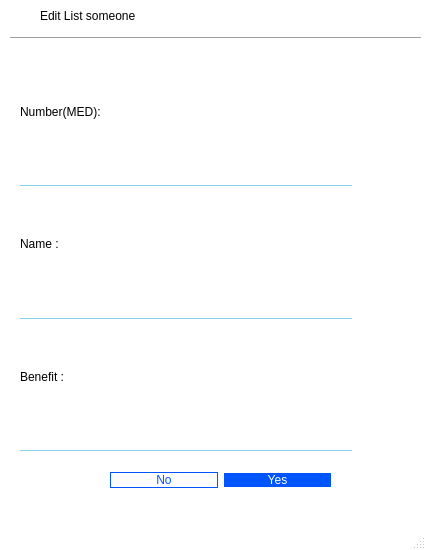
<?xml version="1.0" encoding="UTF-8"?>
<ui version="4.0">
 <class>UpdateMed</class>
 <widget class="QMainWindow" name="UpdateMed">
  <property name="geometry">
   <rect>
    <x>0</x>
    <y>0</y>
    <width>426</width>
    <height>550</height>
   </rect>
  </property>
  <property name="windowTitle">
   <string>MainWindow</string>
  </property>
  <property name="styleSheet">
   <string notr="true">QMainWindow
{
	background-color: rgb(255, 255, 255);
}</string>
  </property>
  <widget class="QWidget" name="centralwidget">
   <widget class="QLabel" name="label_4">
    <property name="geometry">
     <rect>
      <x>40</x>
      <y>0</y>
      <width>361</width>
      <height>31</height>
     </rect>
    </property>
    <property name="styleSheet">
     <string notr="true">font: 16pt &quot;Snap ITC&quot;;</string>
    </property>
    <property name="text">
     <string>Edit List someone</string>
    </property>
   </widget>
   <widget class="Line" name="line">
    <property name="geometry">
     <rect>
      <x>10</x>
      <y>30</y>
      <width>411</width>
      <height>16</height>
     </rect>
    </property>
    <property name="orientation">
     <enum>Qt::Horizontal</enum>
    </property>
   </widget>
   <widget class="QWidget" name="horizontalLayoutWidget">
    <property name="geometry">
     <rect>
      <x>110</x>
      <y>460</y>
      <width>221</width>
      <height>41</height>
     </rect>
    </property>
    <layout class="QHBoxLayout" name="horizontalLayout">
     <item>
      <widget class="QPushButton" name="pushButton">
       <property name="cursor">
        <cursorShape>PointingHandCursor</cursorShape>
       </property>
       <property name="styleSheet">
        <string notr="true">QPushButton
{
font: 16pt &quot;Snap ITC&quot;;
}
QPushButton
{
	font: 16pt &quot;Snap ITC&quot;;

	background-color: rgb(255, 255, 255);
	color:rgb(0, 85, 255) ;
	border-color: rgb(0,85,255);
	border-style: solid 5px;
	border : 1px solid rgb(0,85,255);
	border-radius: 10px;
}
QPushButton:hover
{
border : 2px solid rgb(0,0,255);
color : rgb(0, 0, 255);
}
</string>
       </property>
       <property name="text">
        <string>No</string>
       </property>
      </widget>
     </item>
     <item>
      <widget class="QPushButton" name="pushButton_3">
       <property name="cursor">
        <cursorShape>PointingHandCursor</cursorShape>
       </property>
       <property name="styleSheet">
        <string notr="true">QPushButton
{
font: 16pt &quot;Snap ITC&quot;;
}
QPushButton
{
	/*font: 16pt &quot;Snap ITC&quot;;*/
}
QPushButton
{
	color: rgb(255, 255, 255);
	background-color: rgb(0, 85, 255) ;
	border-radius: 10px;
	font: 14pt &quot;Snap ITC&quot;;
}
QPushButton:hover
{
	/*background-color: rgb(255, 0, 127);*/
	background-color: rgb(255, 255, 255);
	color:  rgb(0, 85, 255) ;
	border-color:rgb(0, 85, 255) ;
	border-style: solid 5px;
	border : 1px solid rgb(0, 85, 255) ;
	border-radius: 10px;
}
</string>
       </property>
       <property name="text">
        <string>Yes</string>
       </property>
      </widget>
     </item>
    </layout>
   </widget>
   <widget class="QWidget" name="verticalLayoutWidget">
    <property name="geometry">
     <rect>
      <x>20</x>
      <y>60</y>
      <width>332</width>
      <height>391</height>
     </rect>
    </property>
    <layout class="QVBoxLayout" name="verticalLayout">
     <item>
      <widget class="QLabel" name="label_3">
       <property name="styleSheet">
        <string notr="true">font: 16pt &quot;Snap ITC&quot;;</string>
       </property>
       <property name="text">
        <string>Number(MED):</string>
       </property>
      </widget>
     </item>
     <item>
      <widget class="QLineEdit" name="lineEdit_2">
       <property name="styleSheet">
        <string notr="true">QLineEdit
{
	border-top:none;
	border-rigth:none;
	border-left:none;	
	border-bottom:1px solid skyblue;	
	font: 11pt &quot;Segoe Script&quot;;
}</string>
       </property>
      </widget>
     </item>
     <item>
      <widget class="QLabel" name="label_2">
       <property name="styleSheet">
        <string notr="true">font: 16pt &quot;Snap ITC&quot;;</string>
       </property>
       <property name="text">
        <string>Name :</string>
       </property>
      </widget>
     </item>
     <item>
      <widget class="QLineEdit" name="lineEdit">
       <property name="styleSheet">
        <string notr="true">QLineEdit
{
	border-top:none;
	border-rigth:none;
	border-left:none;	
	border-bottom:1px solid skyblue;
	font: 11pt &quot;Segoe Script&quot;;
}</string>
       </property>
      </widget>
     </item>
     <item>
      <widget class="QLabel" name="label">
       <property name="styleSheet">
        <string notr="true">font: 16pt &quot;Snap ITC&quot;;</string>
       </property>
       <property name="text">
        <string>Benefit :</string>
       </property>
      </widget>
     </item>
     <item>
      <widget class="QLineEdit" name="lineEdit_3">
       <property name="styleSheet">
        <string notr="true">QLineEdit
{
	border-top:none;
	border-rigth:none;
	border-left:none;	
	border-bottom:1px solid skyblue;
	font: 11pt &quot;Segoe Script&quot;;
}</string>
       </property>
      </widget>
     </item>
    </layout>
   </widget>
  </widget>
  <widget class="QMenuBar" name="menubar">
   <property name="geometry">
    <rect>
     <x>0</x>
     <y>0</y>
     <width>426</width>
     <height>21</height>
    </rect>
   </property>
  </widget>
  <widget class="QStatusBar" name="statusbar"/>
 </widget>
 <resources/>
 <connections/>
</ui>
